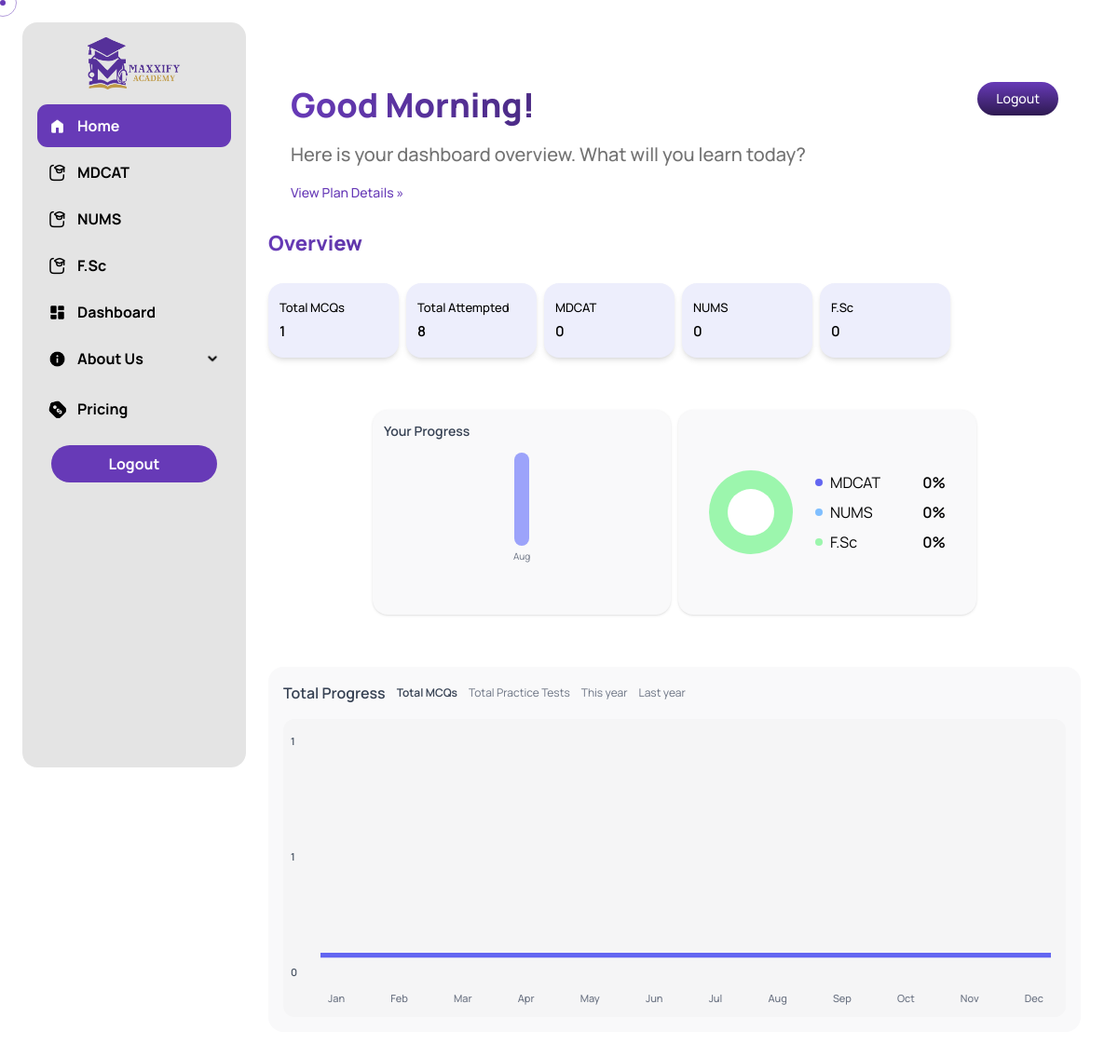
The app's page /Dashboard.php (signed in) with its own data.
### tables this page shows
CREATE TABLE `mcq_types` (
  `id` int(11) NOT NULL,
  `name` varchar(50) DEFAULT NULL
);

### Dashboard.php (the view, shortened to what this page needs)
<?php
include 'config.php';
$total_mcqs_count = 0;
try {
    $stmt = $pdo->query("SELECT COUNT(*) FROM mcqs");
    $total_mcqs_count = $stmt->fetchColumn();
} catch (Exception $e) {
    $total_mcqs_count = 0;
}
$total_attempted = 0;
try {
    $stmt = $pdo->prepare("SELECT COUNT(*) FROM answers WHERE user_id = ?");
    $stmt->execute([$_SESSION['user_id']]);
    $total_attempted = $stmt->fetchColumn();
} catch (Exception $e) {
    $total_attempted = 0;
}
$mcq_types = [];
try {
    $stmt = $pdo->query("SELECT id, name FROM mcq_types");
    $mcq_types = $stmt->fetchAll(PDO::FETCH_ASSOC);
} catch (Exception $e) {
    $mcq_types = [];
}
$monthly_data = [];
try {
    $stmt = $pdo->prepare("SELECT DATE_FORMAT(created_at, '%Y-%m') as ym, COUNT(*) as cnt FROM answers WHERE user_id = ? GROUP BY ym ORDER BY ym");
    $stmt->execute([$_SESSION['user_id']]);
    $monthly_data = $stmt->fetchAll(PDO::FETCH_ASSOC);
} catch (Exception $e) {
    $monthly_data = [];
}
$type_answer_counts = [];
$total_type_answers = 0;
foreach ($mcq_types as $type) {
    $count = 0;
    try {
        $stmt = $pdo->prepare("
            SELECT COUNT(*) FROM answers a
            JOIN mcqs m ON a.mcq_id = m.id
            JOIN topics t ON m.topic_id = t.id
            JOIN subjects s ON t.subject_id = s.id
            JOIN mcq_categories c ON s.category_id = c.id
            WHERE a.user_id = ? AND c.mcq_type_id = ?
        ");
        $stmt->execute([$_SESSION['user_id'], $type['id']]);
        $count = $stmt->fetchColumn();
    } catch (Exception $e) {
        $count = 0;
    }
    $type_answer_counts[] = [
        'id' => $type['id'],
        'name' => $type['name'],
        'count' => $count
    ];
    $total_type_answers += $count;
}
$colors = ['#6366F1','#80BFFF','#9CF6AD','#D3DFFF','#F59E42','#F87171','#34D399','#FBBF24','#A78BFA','#F472B6','#60A5FA','#FCD34D'];
?>
<!DOCTYPE html>
<html lang="en">
<head>
    <link href="dist/output.css" rel="stylesheet">
    <link href="dist/input.css" rel="stylesheet">
    <link rel="stylesheet" href="assets/css/loader.css">
            <link rel="stylesheet" href="assets/css/mouse.css">
</head>
<body class="bg-white min-h-screen flex justify-center relative lg:p-6 xl:p-6">
<div class="mouse-cursor cursor-outer"></div>
<div class="mouse-cursor cursor-inner"></div>
    <div class="flex w-full max-w-[1440px]">
        <aside id="sidebar"
            class="fixed lg:static top-0 left-0 z-50 bg-white w-[240px] h-screen transform -translate-x-full lg:translate-x-0 transition-transform duration-300 ease-in-out shadow lg:shadow-none">
            <?php include 'Includes/Sidebar.php'; ?>
        </aside>
        <main class="flex-1 px-4 py-6 lg:pl-6 space-y-8 max-w-full overflow-x-hidden">
          <div class="flex flex-col lg:flex-row justify-between items-start lg:items-center max-w-full px-4 sm:px-6 lg:px-10 mt-6 sm:mt-10 lg:mt-16 gap-4">
  <div class="text-left space-y-3 max-w-2xl">
    <h1 class="font-extrabold text-[24px] sm:text-[32px] lg:text-[36px] leading-snug sm:leading-tight font-[Manrope] bg-gradient-to-r from-[#673AB7] to-[#2E1A51] text-transparent bg-clip-text">
    </h1>
    <p class="font-medium text-[15px] sm:text-[18px] lg:text-[20px] leading-relaxed text-[#727272] font-[Manrope]">
      Here is your dashboard overview. What will you learn today?
    </p>
    <a href="pricing.php"
       class="font-medium text-[14px] sm:text-[15px] text-[#673AB7] font-[Manrope] inline-block hover:underline">
      View Plan Details »
    </a>
  </div>
<div class="w-full sm:w-auto flex lg:block justify-start sm:justify-end">
  <a href="logout.php"
     class="text-white text-sm font-medium px-5 py-2 rounded-[30px] text-center
     transition-all duration-300 ease-in-out transform relative z-10
     hover:-translate-y-[2px] hover:shadow-lg
     active:translate-y-[1px] active:shadow-inner focus:outline-none"
     style="background: linear-gradient(180deg, #673AB7 0%, #2E1A51 100%)">
    Logout
  </a>
</div>
</div>
            <div>
                <h2
                    class="text-[22px] leading-[22px] font-[800] font-[Manrope] bg-gradient-to-r from-[#673AB7] to-[#2E1A51] text-transparent bg-clip-text">
                </h2>
            </div>
            <div class="grid grid-cols-2 sm:grid-cols-3 lg:grid-cols-6 gap-x-4 gap-y-6">
                <div
                    class="bg-[#EDEEFC] p-3 rounded-[16px] shadow-md min-w-[140px] w-[140px] h-[80px] flex flex-col justify-center space-y-1.5">
                    <h3 class="text-[13px] leading-[18px] font-medium text-black font-[Manrope]">Total MCQs</h3>
                    <p class="text-[15px] font-semibold text-black flex items-center gap-1">
                        <?= $total_mcqs_count ?>
                    </p>
                </div>
                <div
                    class="bg-[#EDEEFC] p-3 rounded-[16px] shadow-md min-w-[140px] w-[140px] h-[80px] flex flex-col justify-center space-y-1.5">
                    <h3 class="text-[13px] leading-[18px] font-medium text-black font-[Manrope]">Total Attempted</h3>
                    <p class="text-[15px] font-semibold text-black flex items-center gap-1">
                        <?= $total_attempted ?>
                    </p>
                </div>
                <?php foreach ($mcq_types as $type): ?>
                <div
                    class="bg-[#EDEEFC] p-3 rounded-[16px] shadow-md min-w-[140px] w-[140px] h-[80px] flex flex-col justify-center space-y-1.5">
                    <h3 class="text-[13px] leading-[18px] font-medium text-black font-[Manrope]">
                        <?= htmlspecialchars($type['name']) ?></h3>
                    <p class="text-[15px] font-semibold text-black">
                        <?php
                            $count = 0;
                            try {
                                $stmt = $pdo->prepare("
                                    SELECT COUNT(*) FROM answers a
                                    JOIN mcqs m ON a.mcq_id = m.id
                                    JOIN topics t ON m.topic_id = t.id
                                    JOIN subjects s ON t.subject_id = s.id
                                    JOIN mcq_categories c ON s.category_id = c.id
                                    WHERE a.user_id = ? AND c.mcq_type_id = ?
                                ");
                                $stmt->execute([$_SESSION['user_id'], $type['id']]);
                                $count = $stmt->fetchColumn();
                            } catch (Exception $e) {
                                $count = 0;
                            }
                            echo $count;
                            ?>
                    </p>
                </div>
                <?php endforeach; ?>
            </div>
            <div class="flex justify-center items-center flex-wrap gap-2 px-1 py-6 bg-white">
                <div class="bg-[#F9F9FA] rounded-[16px] shadow p-3 w-[320px] h-[220px]">
                    <h3 class="text-[14px] font-semibold text-gray-700 mb-3 font-[Manrope]">Your Progress</h3>
                    <div class="flex justify-around items-end h-[120px]">
                        <?php
                        $max = 0;
                        foreach ($monthly_data as $m) if ($m['cnt'] > $max) $max = $m['cnt'];
                        foreach ($monthly_data as $m):
                            $height = $max ? round(100 * $m['cnt'] / $max) : 0;
                            $month = date('M', strtotime($m['ym'].'-01'));
                        ?>
                        <div class="flex flex-col items-center space-y-1">
                            <div class="bg-[#9CA3FA] w-4 rounded-full bar-animate"
                                style="--final-height: <?= $height ?>px; height: 0;"></div>
                            <span class="text-[10px] text-gray-500"><?= $month ?></span>
                        </div>
                        <?php endforeach; ?>
                    </div>
                </div>
                <div
                    class="bg-[#F9F9FA] rounded-[16px] shadow p-3 w-[320px] h-[220px] flex items-center justify-center gap-2">
                    <div style="position:relative;width:90px;height:90px;display:inline-block;">
                        <div
                            style="position:absolute;top:50%;left:50%;transform:translate(-50%,-50%);width:50px;height:50px;background:#fff;border-radius:50%;">
                        </div>
                    </div>
                    <div class="space-y-2 w-[140px]" style="display:inline-block;vertical-align:top;margin-left:16px;">
                        <?php foreach ($type_answer_counts as $i => $tac):
                        $percent = $total_type_answers ? round($tac['count']*100/$total_type_answers,1) : 0;
                        $color = $colors[$i % count($colors)];
                    ?>
                        <div class="flex justify-between items-center">
                            <span class="flex items-center gap-2"><span class="w-2 h-2 rounded-full"
                                    style="background:<?= $color ?>"></span>
                                <?= htmlspecialchars($tac['name']) ?></span>
                            <span class="font-semibold"><?= $percent ?>%</span>
                        </div>
                        <?php endforeach; ?>
                    </div>
                </div>
            </div>
            <div class="rounded-[16px] bg-[#f9f9fa] p-4 w-full max-w-full">
                <div class="mb-4 flex flex-wrap items-center gap-3">
                    <h3 class="text-base font-semibold text-gray-700">Total Progress</h3>
                    <div class="flex flex-wrap gap-3 text-xs text-gray-500">
                        <span class="font-semibold text-gray-700">Total MCQs</span>
                        <span>Total Practice Tests</span>
                        <span>This year</span>
                        <span>Last year</span>
                    </div>
                </div>
                <div class="w-full h-[280px] md:h-[320px] bg-[#f5f5f6] rounded-[12px] p-4 relative overflow-hidden">
                    <?php
                    $month_counts = array_fill(1, 12, 0);
                    $max = max($month_counts);
                    if ($max < 1) $max = 1;
                    $points = [];
                    $labels = [];
                    $n = 0;
                    foreach ($month_counts as $i => $cnt) {
                        $x = $n * (100/11);
                        $y = 90 - ($cnt/$max)*80;
                        $points[] = round($x,1).','.round($y,1);
                        $labels[] = date('M', mktime(0,0,0,$i,1));
                        $n++;
                    }
                    ?>
                    <div class="absolute top-4 bottom-10 left-2 flex flex-col justify-between text-[11px] text-gray-600 font-semibold">
                        <span><?= $max ?></span>
                        <span><?= round($max/2) ?></span>
                        <span>0</span>
                    </div>
                    <div class="absolute left-10 right-4 top-4 bottom-10">
                        <svg viewBox="0 0 100 100" preserveAspectRatio="none" class="w-full h-full">
                            <polyline fill="none" stroke="#6366F1" stroke-width="2" class="chart-line" points="<?= implode(' ', $points) ?>" />
                        </svg>
                    </div>
                    <div class="absolute bottom-3 left-10 right-4 flex justify-between text-[11px] text-gray-500 font-medium px-2">
                        <?php foreach ($labels as $label): ?><span><?= $label ?></span><?php endforeach; ?>
                    </div>
                </div>
            </div>
        </main>
    </div>
</body>
</html>

### assets/css/mouse.css (style rules this page uses)
:root { --theme: #673ab7; --white: #ffffff; --header: #4527a0; }
.mouse-cursor { position: fixed; left: 0; top: 0; pointer-events: none; border-radius: 50%; transform: translateZ(0); visibility: visible; }
.cursor-inner { width: 6px; height: 6px; z-index: 10000001; background-color: var(--theme); transition: width 0.3s ease-in-out, height 0.3s ease-in-out, margin 0.3s ease-in-out, opacity 0.3s ease-in-out; }
.cursor-outer { margin-left: -12px; margin-top: -12px; width: 30px; height: 30px; border: 1px solid var(--theme); box-sizing: border-box; z-index: 10000000; opacity: 0.5; transition: all 0.08s ease-out; }

### Dashboard.php (style rules this page uses)
.bar-animate { animation: growBar 1s ease-out forwards; }

### records on screen
mcq_types: name "MDCAT", count "0", percent "0"
mcq_types: name "NUMS", count "0", percent "0"
mcq_types: name "F.Sc", count "0", percent "0"

### other values on screen
$total_mcqs_count "1"
$total_attempted "8"
$month "Aug"
$max "1"
$max/2 "1"
$label "Jan"
$label "Feb"
$label "Mar"
$label "Apr"
$label "May"
$label "Jun"
$label "Jul"
$label "Aug"
$label "Sep"
$label "Oct"
